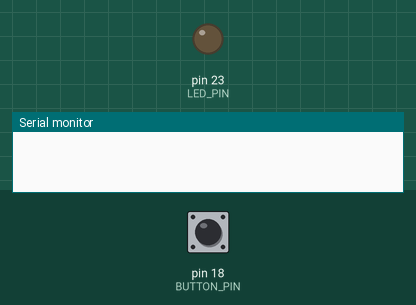
Recording of a sketch running on a simulated Arduino Mega 2560, built with avr-gcc and run on an emulated ATmega2560. Parts: output pins drawn as LEDs (lit = HIGH), the last lines printed to the serial monitor. The test bench sets the inputs (shaded band); at power-on: pin 18 (BUTTON_PIN) HIGH.

Above: at 1.2 s.
1.3 s: pin 18 (BUTTON_PIN) pulled LOW for 0.15 s
At 2.3 s:
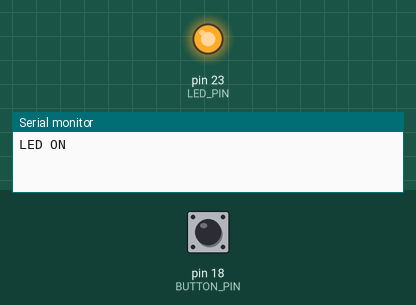
2.9 s: pin 18 (BUTTON_PIN) pulled LOW for 1 s
At 3.5 s:
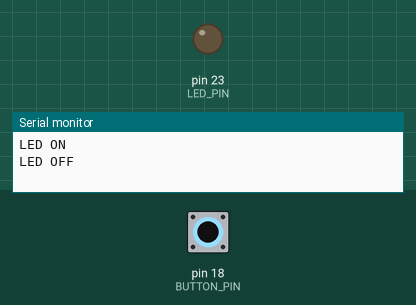
5.4 s: pin 18 (BUTTON_PIN) pulled LOW for 3.2 s
At 6.6 s:
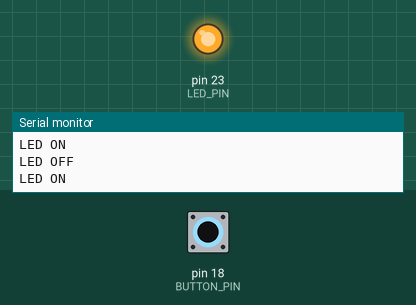
Timing chart, 0 to 8.4 s (numbered marks = the images above; inputs shaded):
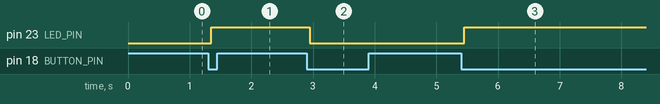

Measured:
- after the input at 1.3 s, pin 23 (LED_PIN): LOW → HIGH after 0.05 s
- after the input at 2.9 s, pin 23 (LED_PIN): HIGH → LOW after 0.05 s
- after the input at 5.4 s, pin 23 (LED_PIN): LOW → HIGH after 0.05 s

The sketch:

7_Avoid_Debounce_Error_Using_Millis.ino
```cpp
//USING MILLIS() INSTEAD OF DELAY TO AVOID DEBOUNCING ERROR
//MILLIS() STARTS COUNTING FROM THE STARTUP OF THE PROGRAM BY MILLISECOND
//DELAY WOULD STOP THE PROGRAM COMPLETELY, SO SOME IMPORTANT SIGNAL INPUT MIGHT BE SKIPPED DURING THE DELAY WINDOW
//WE COULD USE MILLIS() TO CREATE TIMESTAMP AT THE MOMENT WHEN THE BUTTON IS PRESSED, AND SET AN INTERVAL WINDOW,
//BY COMPARING THE FOLLOWING TIMESTAMP, WE COULD KNOW EITHER IT IS AN ACTUAL INPUT OR JUST THE FALSE SIGNAL CAUSED BY DEBOUNCING
//WITHOUT STOPPING THE WHOLE PROGRAM


const int LED_PIN = 23;
const int BUTTON_PIN = 18;

bool ledState = false;

// SET A BOOLEAN VARIABLE FOR LAST BUTTON READING, PRESET STATUS AS RELEASED == HIGH
bool lastReading = HIGH;

// STABLE button state, AS A PULLUP BUTTON
bool stableButtonState = HIGH;

// Timing variables
unsigned long lastPressed = 0;
const unsigned long debounceDelay = 50; //INTERVAL WINDOW, BASED ON THE AVERAGE DEBOUNCE TIME OF BUTTON AFTER BEING PRESSED BY A HUMAN, 50-100 MS

void setup() {
  Serial.begin(115200);

  pinMode(LED_PIN, OUTPUT);
  pinMode(BUTTON_PIN, INPUT_PULLUP);

  digitalWrite(LED_PIN, LOW);
}

void loop() {

  // Step 1: Read the button
  bool reading = digitalRead(BUTTON_PIN);

  // Step 2: Detect any change in raw input
  if (reading != lastReading) {
    lastPressed = millis(); // RECORD THE CURRENT MILLIS() AS THE TIMESTAMP OF THE LAST INPUT SIGNAL DETECTED, EITHER ACTUAL INPUT OR ERROR WOULD LEAVE A TIMESTAMP
  }

  // Step 3: Check if input is actual input
  if (millis() - lastPressed >= debounceDelay) { //COMPARE THE TIMESTAMP, ALL DEBOUNCE ERROR HAPPENS WITHIN IN INTERVAL WINDOW WOULD BE IGNORED

    // Step 4: Accept a new stable button state
    if (reading != stableButtonState) {

      stableButtonState = reading;

      // Step 5: TOGGLE
      if (stableButtonState == LOW) { //ONLY CHANGE THE LED STATE WHEN THE BUTTONSTATE IS CHANGED FROM HIGH TO LOW,

        ledState = !ledState;
        digitalWrite(LED_PIN, ledState);

        Serial.println(ledState ? "LED ON" : "LED OFF");
      }
    }
  }

  // Step 6: Remember the latest raw reading
  lastReading = reading;
}
```
